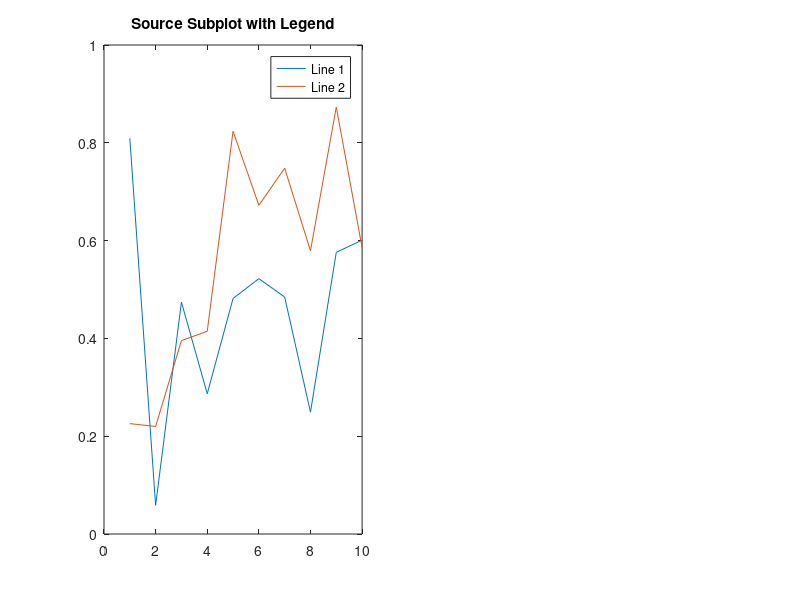
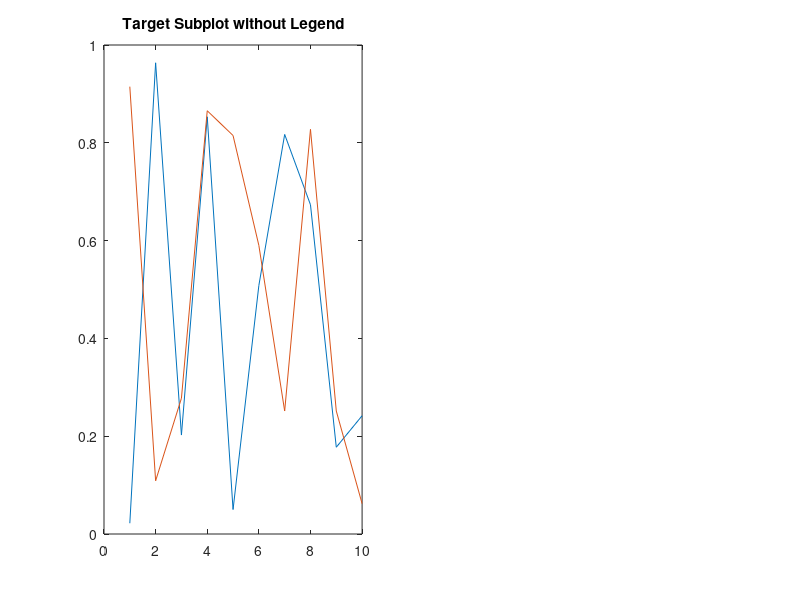

Here is the MATLAB script that generated these plots, in order: (Note: this script raises an error after producing the figures.)
% demo_copy_legend - Demonstrates usage of copy_legend function

% Step 1: Create a source figure with a legend
fig1 = figure('Name', 'Source Figure');
ax1 = subplot(1, 2, 1);
plot(rand(10, 2));
legend('Line 1', 'Line 2', 'Location', 'northeast');
title('Source Subplot with Legend');

% Step 2: Create a target figure without a legend
fig2 = figure('Name', 'Target Figure');
ax2 = subplot(1, 2, 1);
plot(rand(10, 2));
title('Target Subplot without Legend');

% Copy the legend from the source subplot to the target subplot
copy_legend(ax1, ax2);

% Optional: Copy the legend to a new position in the target subplot
figure(fig2); % Bring the target figure to focus
ax3 = subplot(1, 2, 2);
plot(rand(10, 2));
title('Another Target Subplot without Legend');
customPosition = [0.7, 0.8, 0.1, 0.1]; % Custom position for the legend

% Copy legend from source to this new subplot with a custom position
copy_legend(ax1, ax3, customPosition);

% Display completion message
disp('Legends have been copied to the target figure subplots.');
